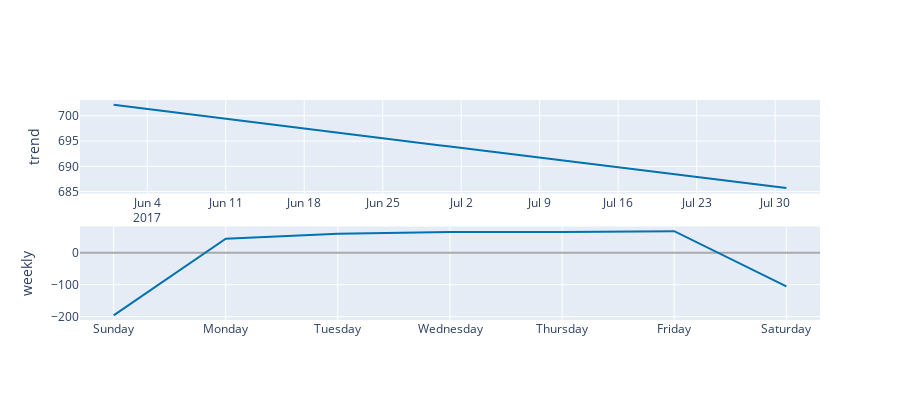

The notebook cell this image was saved under:
### Code cell
plot_components_plotly(model, forecast)
